Frame 1 (no input): blank canvas, image omitted
Frame 60 (no input): blank canvas, image omitted
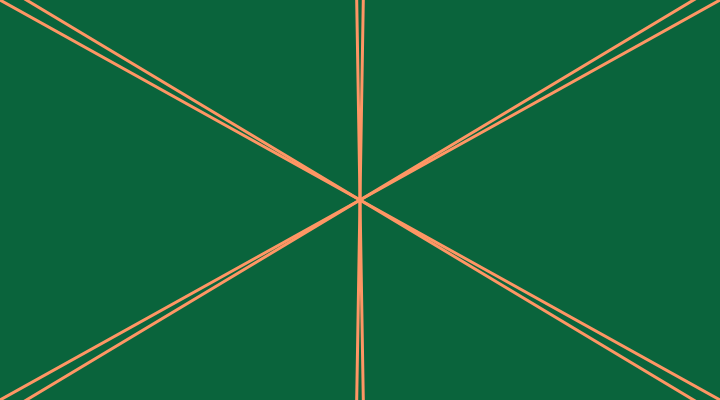
Frame 120 (the mouse pressed at the canvas centre since frame 60)

The p5.js sketch whose frames 1 and 60 were blank and that drew this single picture after the mouse press (run headless with seeded random() and noise() and a simulated clock; from frame 60 on, the mouse is pressed at the canvas centre):

// p5.js sketch
// ── sketch.js
// Define the global variables.
// The symmetry variable will define how many reflective sections the canvas
// is split into.
let symmetry = 6;

// The angle button will calculate the angle at which each section is rotated.
let angle = 360 / symmetry;

function setup() {
  describe(
    `Dark grey canvas that reflects the lines drawn within it in ${symmetry} sections.`
  );
  createCanvas(720, 400);
  angleMode(DEGREES);
  background(10,100,60);
}

function draw() {
  // Move the 0,0 coordinates of the canvas to the center, instead of in
  // the top left corner.
  translate(width / 2, height / 2);

  // If the cursor is within the limits of the canvas...
  if (mouseX > 0 && mouseX < width && mouseY > 0 && mouseY < height) {
    // Translate the current position and the previous position of the
    // cursor to the new coordinates set with the translate() function above.
    let lineStartX = mouseX - width / 2;
    let lineStartY = mouseY - height / 2;
    let lineEndX = pmouseX - width / 2;
    let lineEndY = pmouseY - height / 2;

    // And, if the mouse is pressed while in the canvas...
    if (mouseIsPressed === true) {
      // For every reflective section the canvas is split into, draw the cursor's
      // coordinates while pressed...
      for (let i = 0; i < symmetry; i++) {
        rotate(angle);
        stroke(255,150,100);
        strokeWeight(3);
        line(lineStartX, lineStartY, lineEndX, lineEndY);

        // ... and reflect the line within the symmetry sections as well.
        push();
        scale(1, -1);
        line(lineStartX, lineStartY, lineEndX, lineEndY);
        pop();
      }
    }
  }
}
